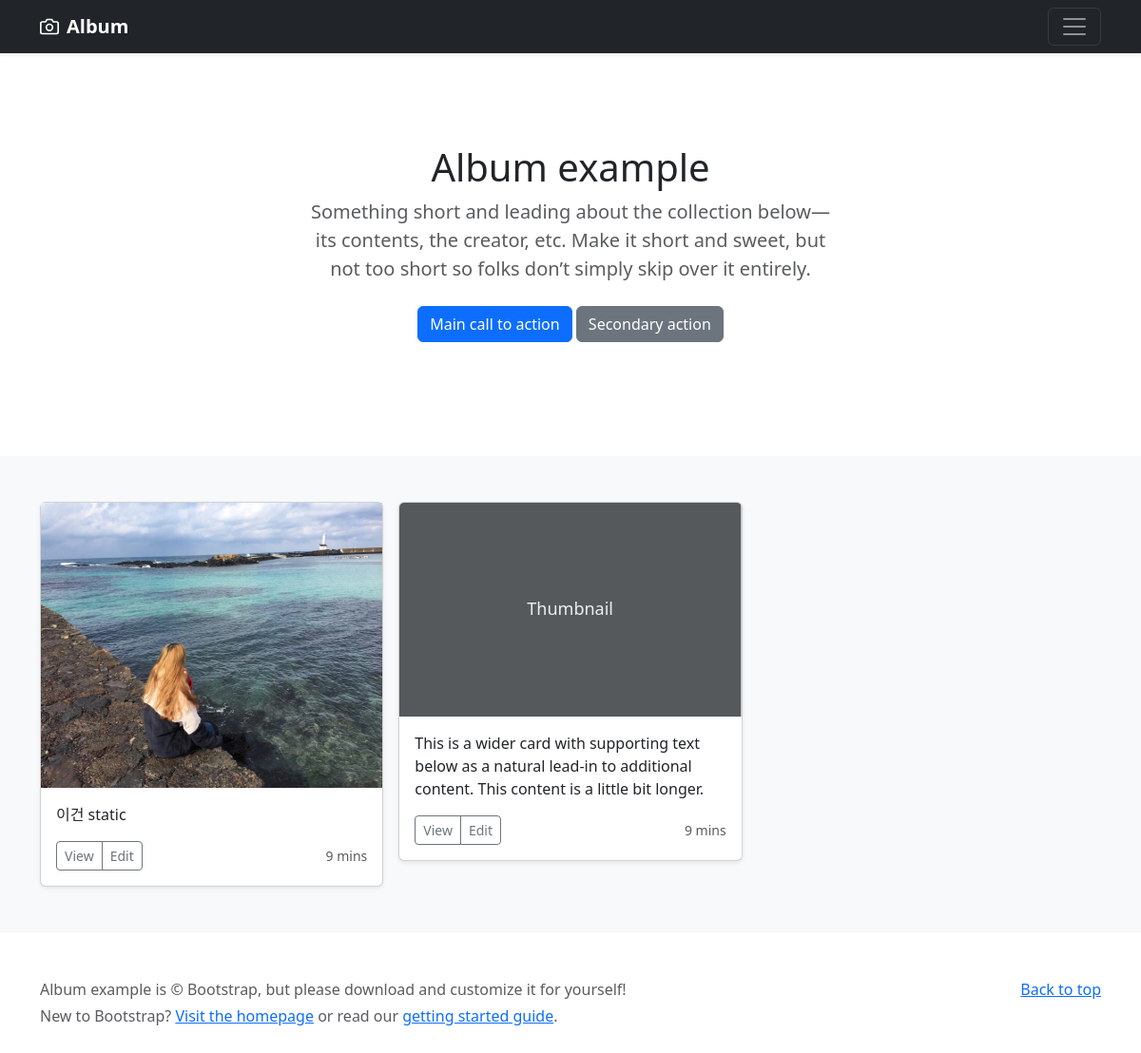
/portfolio/, run on an earlier commit of the app's database.
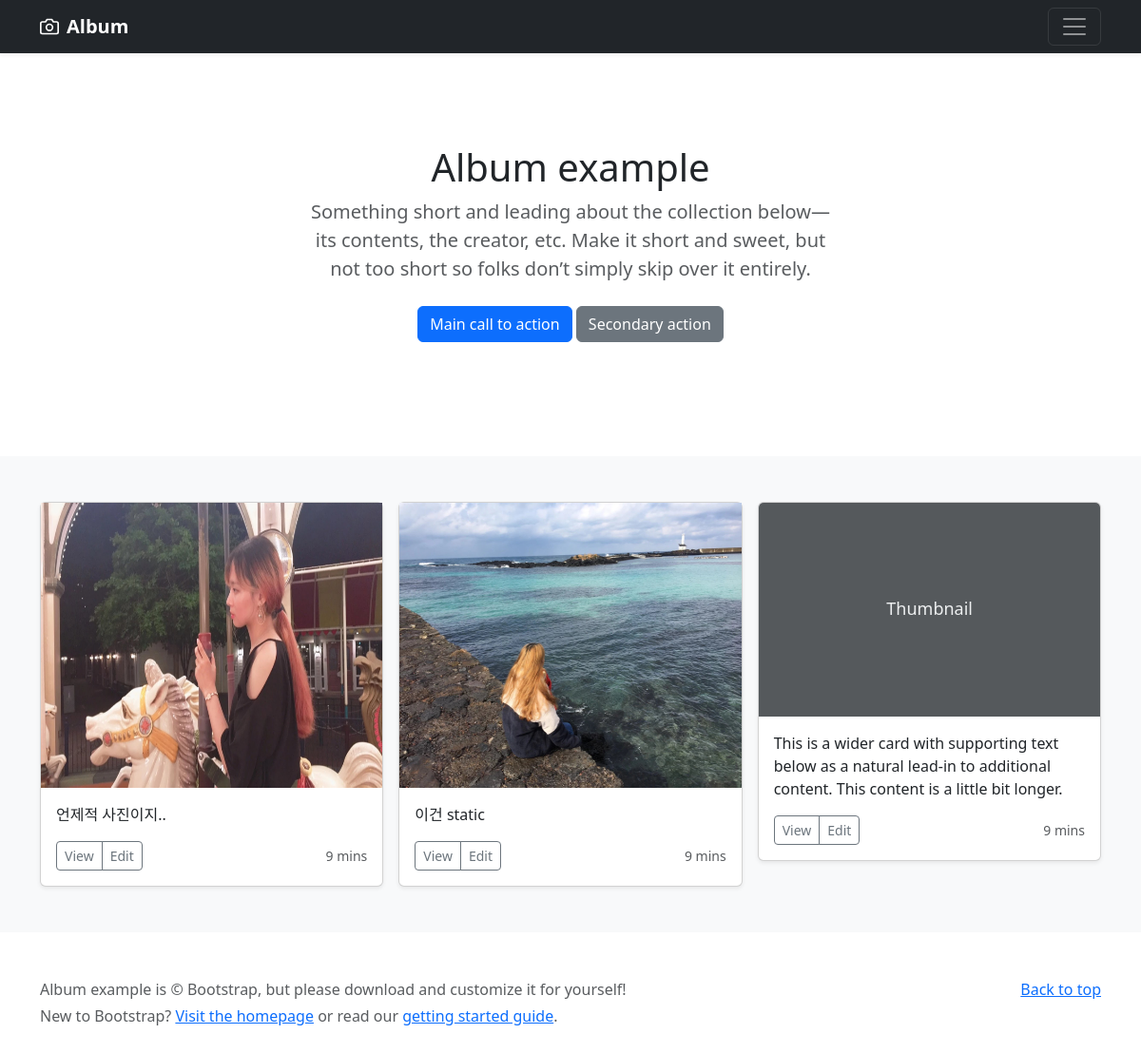
And on a later commit of the database.
### portfolio/models.py (models this page shows, shortened)
class Portfolio(models.Model):
    title = models.CharField(max_length = 255)
    image = models.ImageField(upload_to = "images/")
    description = models.CharField(max_length = 500)

### portfolio/views.py (the view)
# urls.py: path('portfolio/',portfolio.views.portfolio, name = "portfolio"),
def portfolio(request):
    portfolio = Portfolio.objects
    return render(request, 'portfolio.html', {'portfolios' : portfolio})

### portfolio/templates/portfolio.html (shortened to what the changed rows need)
{% load static %}
<!doctype html>
<html lang="en">
  <head>
    <link href="/docs/4.3/dist/css/bootstrap.min.css" rel="stylesheet">
    <link rel="stylesheet" href="https://stackpath.bootstrapcdn.com/bootstrap/4.3.1/css/bootstrap.min.css">
    <link href="../assets/dist/css/bootstrap.min.css" rel="stylesheet">
  </head>
  <body>
<main>
  <section class="py-5 text-center container">
    <div class="row py-lg-5">
      <div class="col-lg-6 col-md-8 mx-auto">
        <h1 class="fw-light">Album example</h1>
      </div>
    </div>
  </section>
  <div class="album py-5 bg-light">
    <div class="container">
      <div class="row row-cols-1 row-cols-sm-2 row-cols-md-3 g-3">
        {% for portfolio in portfolios.all %}
        <div class="col">
          <div class="card shadow-sm">
            <img src = "{{portfolio.image.url}}" height = 300 alt = "photo1">
            <div class="card-body">
              <p class="card-text">{{portfolio.description}}</p>
              <div class="d-flex justify-content-between align-items-center">
                <div class="btn-group">
                  <button type="button" class="btn btn-sm btn-outline-secondary">View</button>
                  <button type="button" class="btn btn-sm btn-outline-secondary">Edit</button>
                </div>
                <small class="text-muted">9 mins</small>
              </div>
            </div>
          </div>
        </div>
        {% endfor %}
        <div class="col">
          <div class="card shadow-sm">
            <svg class="bd-placeholder-img card-img-top" width="100%" height="225" xmlns="http://www.w3.org/2000/svg" role="img" aria-label="Placeholder: Thumbnail" preserveAspectRatio="xMidYMid slice" focusable="false"><title>Placeholder</title><rect width="100%" height="100%" fill="#55595c"/><text x="50%" y="50%" fill="#eceeef" dy=".3em">Thumbnail</text></svg>
            <div class="card-body">
              <p class="card-text">This is a wider card with supporting text below as a natural lead-in to additional content. This content is a little bit longer.</p>
              <div class="d-flex justify-content-between align-items-center">
              </div>
            </div>
          </div>
        </div>
      </div>
    </div>
  </div>
</main>
  </body>
</html>

What changed in the data, as far as the page shows it:
added Portfolio: image (picture), description "언제적 사진이지.."
